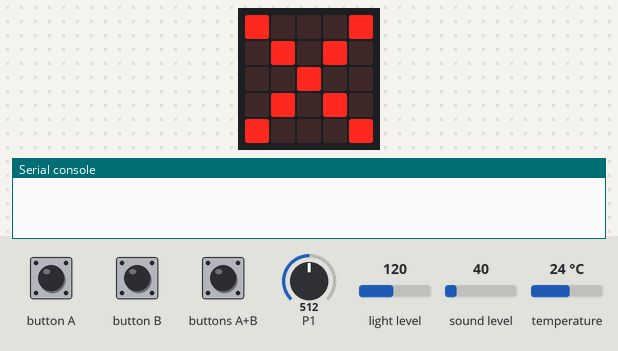
This program was run on a simulated BBC micro:bit running MicroPython. On the bench: the board's 5×5 LED display, the last lines printed to the serial console. The inputs (shaded band) are chosen by the test bench; at power-on: P1 = 512, light level 120, sound level 40, temperature 24 °C (analog values on the 0–1023 scale). Data-log rows are listed on the console.

Above: at 1.2 s.
1.3 s: button A pressed for 0.15 s
At 2.2 s:
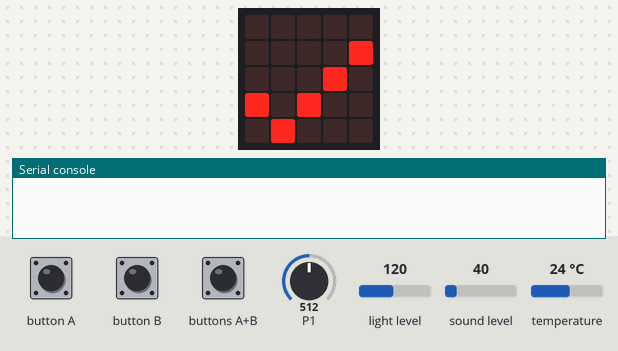
4.4 s: buttons A+B pressed for 0.15 s
At 5.3 s:
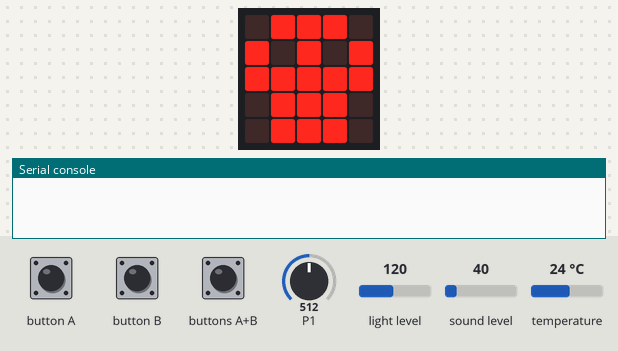
At 7.1 s:
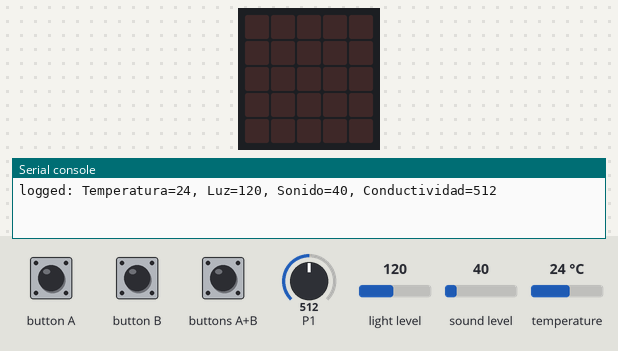
7.5 s: buttons A+B pressed for 1 s
11.5 s: buttons A+B pressed for 3.2 s
Timing chart, 0 to 14.5 s (numbered marks = the images above; inputs shaded):
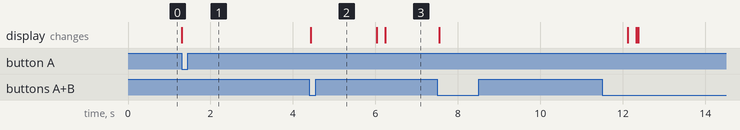

Measured:
- after the input at 1.3 s, the display: changes at once (image 1)
- after the input at 4.4 s, the display: changes at once (image 2)

The program:

Data_Logger_Ambiental.py
```python
from microbit import *
import log

# Configuración inicial
capturar_datos = False
display.show(Image.NO)

# Configurar títulos de las columnas (el registro de datos en MicroPython usa log.set_labels)
log.set_labels("Temperatura", "Luz", "Sonido", "Conductividad")

last_log_time = running_time()

# En MicroPython usamos un bucle principal en lugar de funciones de eventos (on_button_pressed)
while True:
    # Botón A+B: Borrar registro y restablecer etiquetas
    if button_a.is_pressed() and button_b.is_pressed():
        display.show(Image.SKULL)
        log.delete()
        log.set_labels("Temperatura", "Luz", "Sonido", "Conductividad")
        sleep(500) # Pausa para evitar registros múltiples por un solo toque
        # Limpiar cualquier evento residual de los botones individuales
        button_a.was_pressed()
        button_b.was_pressed()

    # Botón A: Iniciar captura
    elif button_a.was_pressed():
        capturar_datos = True
        display.show(Image.YES)

    # Botón B: Detener captura
    elif button_b.was_pressed():
        capturar_datos = False
        display.show(Image.NO)

    # Registro cada 6000 ms (6 segundos)
    if capturar_datos and (running_time() - last_log_time >= 6000):
        last_log_time = running_time()

        # 1. LEER VARIABLES PRIMERO (Asegura que los LEDs estén libres)
        temp = temperature()
        luz = display.read_light_level()
        sonido = microphone.sound_level()
        cond = pin1.read_analog()

        try:
            # 2. GUARDAR EN EL LOG
            log.add({
                "Temperatura": temp,
                "Luz": luz,
                "Sonido": sonido,
                "Conductividad": cond
            })

            # 3. MOSTRAR CONFIRMACIÓN VISUAL DESPUÉS DE LA LECTURA
            display.show(Image.HEART)
            sleep(200)
            display.clear()

        except OSError:
            capturar_datos = False
            display.show(Image("99999:99999:99999:99999:99999"))

    # Pequeña pausa para no saturar el procesador
    sleep(50)
```
